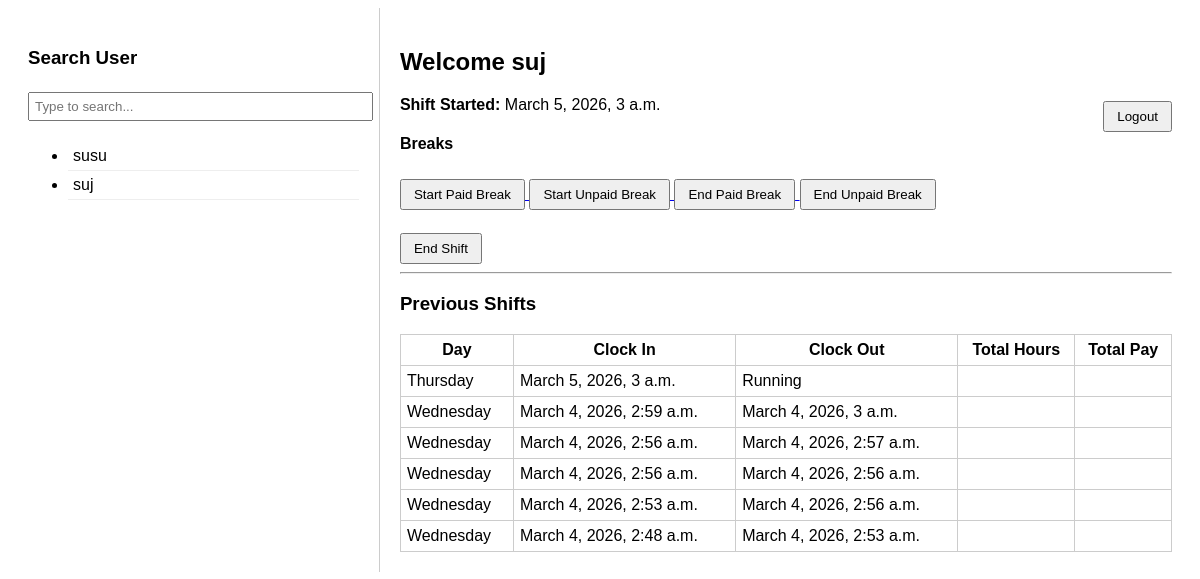
The page / (signed in) on the database as committed earlier.
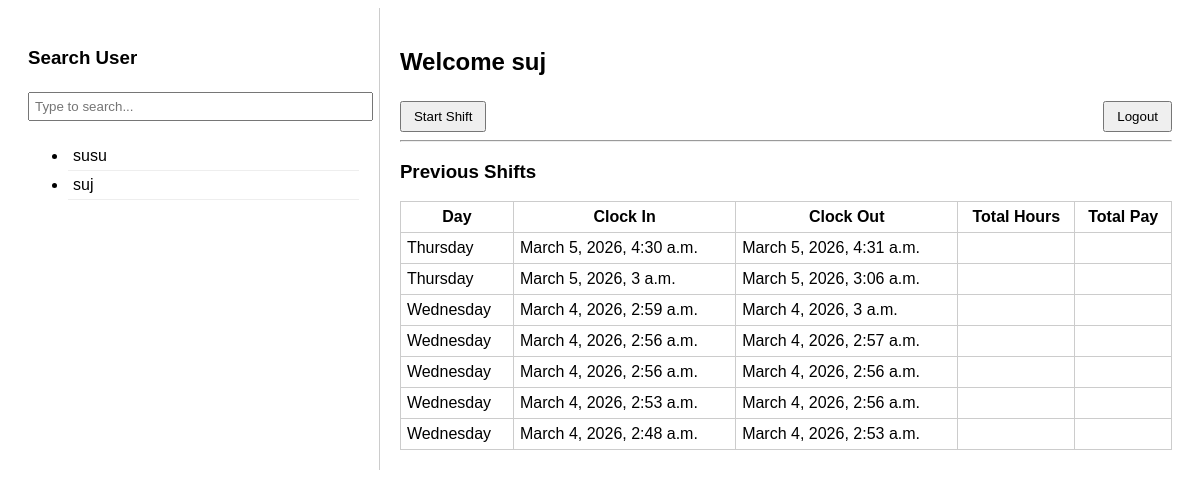
The same page on the database as committed later.
### accounts/models.py (models this page shows, shortened)
class CustomUser(AbstractUser):
    employee_code = models.CharField(
        max_length=4,
        unique=True,
        blank=True
    )
    hourly_rate = models.DecimalField(
        max_digits=8,
        decimal_places=2,
        default=Decimal("0.00")
    )
    profile_image = models.ImageField(
        upload_to="profiles/",
        null=True,
        blank=True
    )
    ROLE_CHOICES = (
        ("EMPLOYEE", "Employee"),
        ("ADMIN", "Admin"),
    )
    role = models.CharField(
        max_length=20,
        choices=ROLE_CHOICES,
        default="EMPLOYEE"
    )

### attendance/models.py (models this page shows, shortened)
class Shift(models.Model):
    user = models.ForeignKey(
        settings.AUTH_USER_MODEL,
        on_delete=models.CASCADE,
        related_name="shifts"
    )
    clock_in_time = models.DateTimeField(null=True, blank=True)
    clock_out_time = models.DateTimeField(null=True, blank=True)
    clock_in_image = models.ImageField(upload_to="clock_in/")
    clock_out_image = models.ImageField(upload_to="clock_out/", null=True, blank=True)
    is_approved = models.BooleanField(default=False)
    created_at = models.DateField(auto_now_add=True)
    class Meta:
        ordering = ['-clock_in_time']

### attendance/views.py (the view, shortened to what this page needs)
# urls.py: path('', views.attendance_home, name='attendance_home'),
def attendance_home(request):
    users = CustomUser.objects.filter(is_staff=False)
    selected_user = None
    shifts = None
    is_logged_in = False
    user_id = request.session.get("user_id")
    if user_id:
        try:
            selected_user = CustomUser.objects.get(id=user_id)
            shifts = Shift.objects.filter(user=selected_user).order_by("-clock_in_time")
            is_logged_in = True
        except CustomUser.DoesNotExist:
            del request.session["user_id"]
    return render(request, "attendance/home.html", {
        "users": users,
        "selected_user": selected_user,
        "shifts": shifts,
        "is_logged_in": is_logged_in
    })

### attendance/templates/attendance/home.html (shortened to what this page needs)
<!DOCTYPE html>
<html>
<head>
</head>
<body>
<div class="left">
    <h3>Search User</h3>
    <input type="text" id="searchInput" placeholder="Type to search...">
    <ul id="userList">
        {% for user in users %}
            <li class="user-item"
                data-user-id="{{ user.id }}"
                data-username="{{ user.username }}"
                onclick="selectUser('{{ user.id }}', '{{ user.username }}')">
                {{ user.username }}
            </li>
        {% endfor %}
    </ul>
</div>
<div class="right" id="rightSide">
    {% if not is_logged_in %}
        {% if not selected_user_id and not messages %}
            <p id="placeholder" style="color:#888; font-style:italic;">
                Please select a user from the left to continue.
            </p>
        {% endif %}
        <div id="loginArea" style="{% if selected_user_id or messages %}display:block{% else %}display:none{% endif %}">
            <h3>Selected User: <span id="selected_name">{% if selected_user_username %}{{ selected_user_username }}{% else %}None{% endif %}</span></h3>
            <form method="post">
                {% csrf_token %}
                <input type="hidden" name="user_id" id="selected_user" value="{{ selected_user_id }}">
                <label>Enter 4-digit code:</label>
                <input type="number" name="employee_code" required>
                <button type="submit">Login</button>
            </form>
            {% if messages %}
                {% for message in messages %}
                    <p style="color:red;">{{ message }}</p>
                {% endfor %}
            {% endif %}
        </div>
    {% else %}
        <div id="dashboard">
            <h2>Welcome {{ selected_user.username }}</h2>
            <form method="post" action="{% url 'logout_user' %}" style="float:right;">
                <button type="submit">Logout</button>
            </form>
            {% with current_shift=shifts.first %}
                {% if not current_shift or current_shift.clock_out_time %}
                    <form method="post" action="{% url 'create_shift' %}">
                        <button type="submit">Start Shift</button>
                    </form>
                {% else %}
                    <p><strong>Shift Started:</strong> {{ current_shift.clock_in_time }}</p>
                    <h4>Breaks</h4>
                    <a href="{% url 'start_break' current_shift.id 'paid' %}">
                        <button>Start Paid Break</button>
                    </a>
                    <a href="{% url 'start_break' current_shift.id 'unpaid' %}">
                        <button>Start Unpaid Break</button>
                    </a>
                    <a href="{% url 'end_break' current_shift.id 'paid' %}">
                        <button>End Paid Break</button>
                    </a>
                    <a href="{% url 'end_break' current_shift.id 'unpaid' %}">
                        <button>End Unpaid Break</button>
                    </a>
                    <br><br>
                    <a href="{% url 'clock_out' current_shift.id %}">
                        <button>End Shift</button>
                    </a>
                {% endif %}
            {% endwith %}
            <hr>
            <h3>Previous Shifts</h3>
            <table>
                <tr>
                    <th>Day</th>
                    <th>Clock In</th>
                    <th>Clock Out</th>
                    <th>Total Hours</th>
                    <th>Total Pay</th>
                </tr>
                {% for shift in shifts %}
                <tr>
                    <td>{{ shift.clock_in_time|date:"l" }}</td>
                    <td>{{ shift.clock_in_time }}</td>
                    <td>{{ shift.clock_out_time|default:"Running" }}</td>
                    <td>{{ shift.total_hours }}</td>
                    <td>{{ shift.total_pay }}</td>
                </tr>
                {% endfor %}
            </table>
        </div>
    {% endif %}
</div>
</body>
</html>

Rows that differ between the two databases and show on the page:
added Shift: clock_in_time "Thursday", clock_in_time "March 5, 2026, 4:30 a.m.", clock_out_time "March 5, 2026, 4:31 a.m."
changed Shift: clock_out_time "Running" → "March 5, 2026, 3:06 a.m."; clock_in_time "March 5, 2026, 3 a.m." → (not shown)
Other text that changed with them:
text no longer shown: "Shift Started: Breaks Start Paid Break Start Unpaid Break End Paid Break End Unpaid Break End Shift"
text now shown: "Start Shift"
